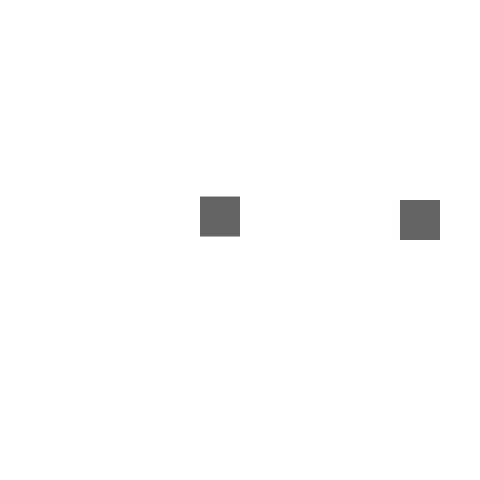
Frame 1 (no input)
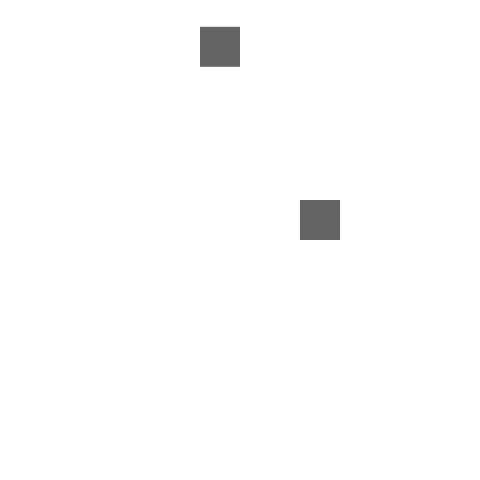
Frame 60 (the mouse pressed at the canvas centre just before this capture)
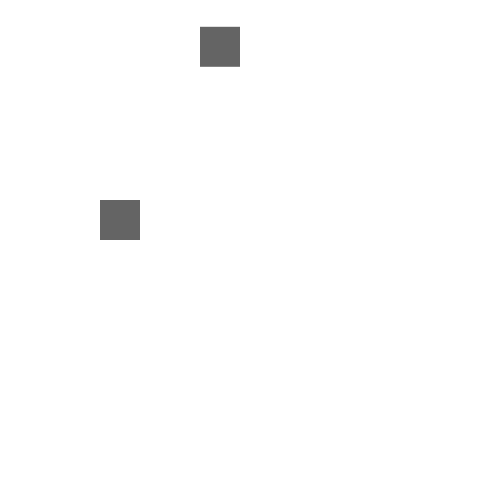
Frame 120 (the mouse held since frame 60 and released just before this capture)

The Processing sketch that drew these frames (run headless with seeded random() and noise(); from frame 60 on, the mouse is pressed at the canvas centre):

// Processing sketch: enemy
// ── enemy.pde
int r;
float x, y;
int theta;
float rad;

void setup() {
  r = 200;
  theta = 0;
  size(480, 480);
  noStroke();
  fill(100);
}

void draw() {
  theta++;
  rad = radians(theta);
  x = r * cos(rad);
  y = -r * sin(rad);

  background(255, 255, 255);
  rect(x + 200, 200, 40, 40);
  rect(200, y + 200, 40, 40);
}
